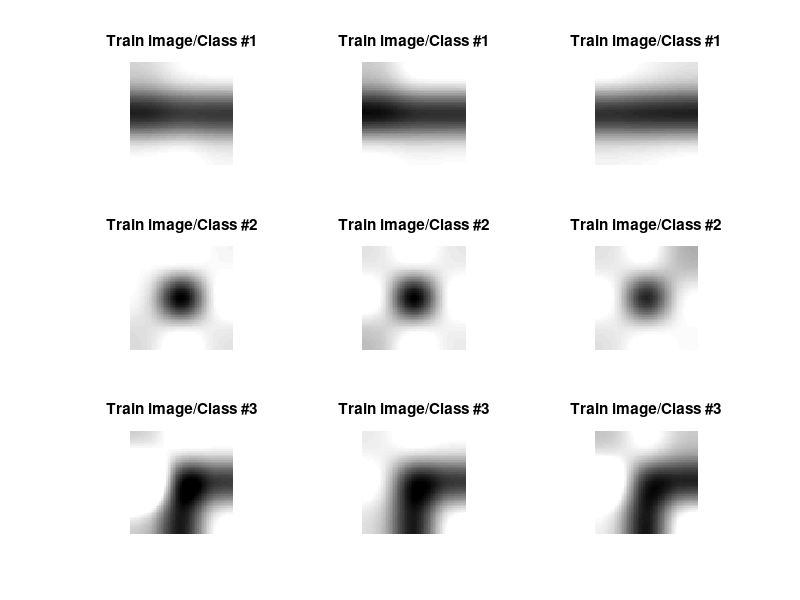
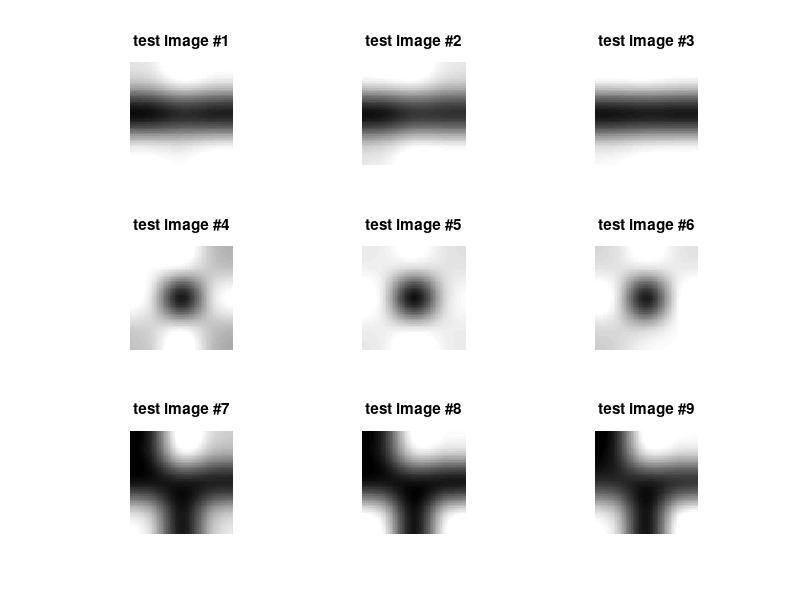

Here is the MATLAB script that generated these plots, in order: (Note: this script raises an error after producing the figures.)
clear memory
clear all
clc
nump=3;  % number of classes
 
n=3;     % number of images per class

% training images reshaped into columns in P 
% image size (3x3) reshaped to (1x9)


% training images 
P=[196    35   234   232    59   244   243    57   226; ...
   188    15   236   244    44   228   251    48   230; ...    % class 1
   246    48   222   225    40   226   208    35   234; ...
   
   255   223   224   255     0   255   249   255   235; ...
   234   255   205   251     0   251   238   253   240; ...    % class 2
   232   255   231   247    38   246   190   236   250; ...
   
   250     530   224   255    15    25   249    55   235; ...
   240     250   205   251    10    25   238    53   240; ...    % class 3
   220     350   231   247    38    24   190    36   250]';

% testing images 
N=[208    16   235   255    44   229   236    34   247; ...
   245    21   213   254    55   252   215    51   249; ...    % class 1
   248    22   225   252    30   240   242    27   244; ...
   
   255   241   208   255    28   255   194   234   188; ...
   237   243   237   237    19   251   227   225   237; ...    % class 2
   224   251   215   245    31   222   233   255   254; ...
   
    25    21   208   255    28    25   194    34   188; ...
    27    23   237   237    19    21   227    25   237; ...    % class 3
    24    49   215   245    31    22   233    55   254]';

% Normalization
P=P/256;
N=N/256;

% display the training images 
figure(1),
for i=1:n*nump
    im=reshape(P(:,i), [3 3]);
    im=imresize(im,20);        % resize the image to make it clear
    subplot(nump,n,i),imshow(im);title(strcat('Train image/Class #', int2str(ceil(i/n))))
end
% display the testing images 
figure,
for i=1:n*nump
    im=reshape(N(:,i), [3 3]);
    im=imresize(im,20);        % resize the image to make it clear 
    subplot(nump,n,i),imshow(im);title(strcat('test image #', int2str(i)))
end


% targets
T=[  1  1   1   0   0   0   0   0   0
     0  0   0   1   1   1   0   0   0
     0  0   0   0   0   0   1   1   1 ];


S1=5;   % numbe of hidden layers
S2=3;   % number of output layers (= number of classes)

[R,Q]=size(P); 
epochs = 10000;      % number of iterations
goal_err = 10e-5;    % goal error
a=0.3;                        % define the range of random variables
b=-0.3;
W1=a + (b-a) *rand(S1,R);     % Weights between Input and Hidden Neurons
W2=a + (b-a) *rand(S2,S1);    % Weights between Hidden and Output Neurons
b1=a + (b-a) *rand(S1,1);     % Weights between Input and Hidden Neurons
b2=a + (b-a) *rand(S2,1);     % Weights between Hidden and Output Neurons
n1=W1*P;
A1=logsig(n1);
n2=W2*A1;
A2=logsig(n2);
e=A2-T;
error =0.5* mean(mean(e.*e));    
nntwarn off
for  itr =1:epochs
    if error <= goal_err 
        break
    else
         for i=1:Q
            df1=dlogsig(n1,A1(:,i));
            df2=dlogsig(n2,A2(:,i));
            s2 = -2*diag(df2) * e(:,i);			       
            s1 = diag(df1)* W2'* s2;
            W2 = W2-0.1*s2*A1(:,i)';
            b2 = b2-0.1*s2;
            W1 = W1-0.1*s1*P(:,i)';
            b1 = b1-0.1*s1;

            A1(:,i)=logsig(W1*P(:,i),b1);
            A2(:,i)=logsig(W2*A1(:,i),b2);
         end
            e = T - A2;
            error =0.5*mean(mean(e.*e));
            disp(sprintf('Iteration :%5d        mse :%12.6f%',itr,error));
            mse(itr)=error;
    end
end

threshold=0.9;   % threshold of the system (higher threshold = more accuracy)

% training images result

%TrnOutput=real(A2)
TrnOutput=real(A2>threshold)    

% applying test images to NN
n1=W1*N;
A1=logsig(n1);
n2=W2*A1;
A2test=logsig(n2);

% testing images result

%TstOutput=real(A2test)
TstOutput=real(A2test>threshold)


% recognition rate
wrong=size(find(TstOutput-T),1);
recognition_rate=100*(size(N,2)-wrong)/size(N,2)